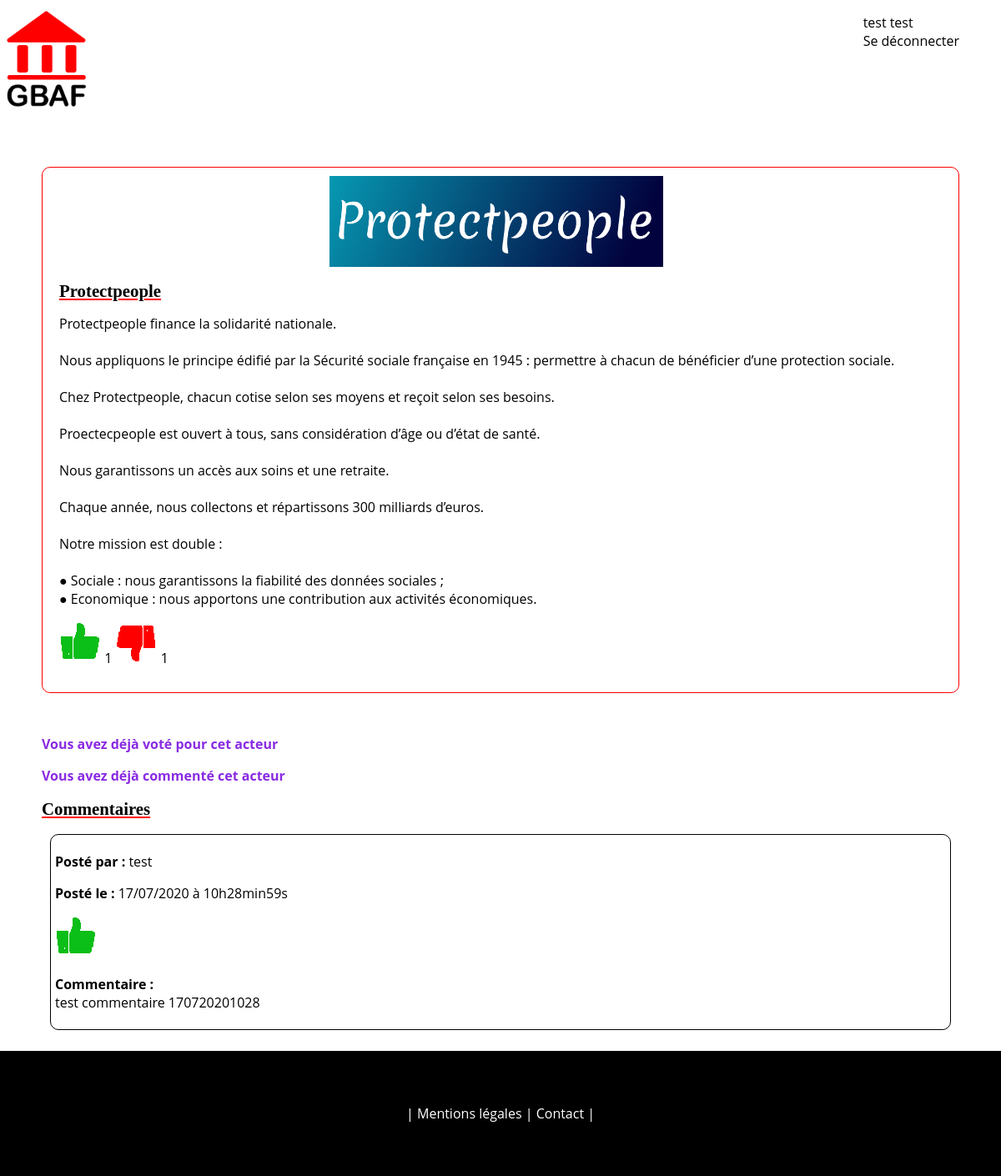
The page /actor.php?id_actor=2 (signed in) on the database as committed earlier.
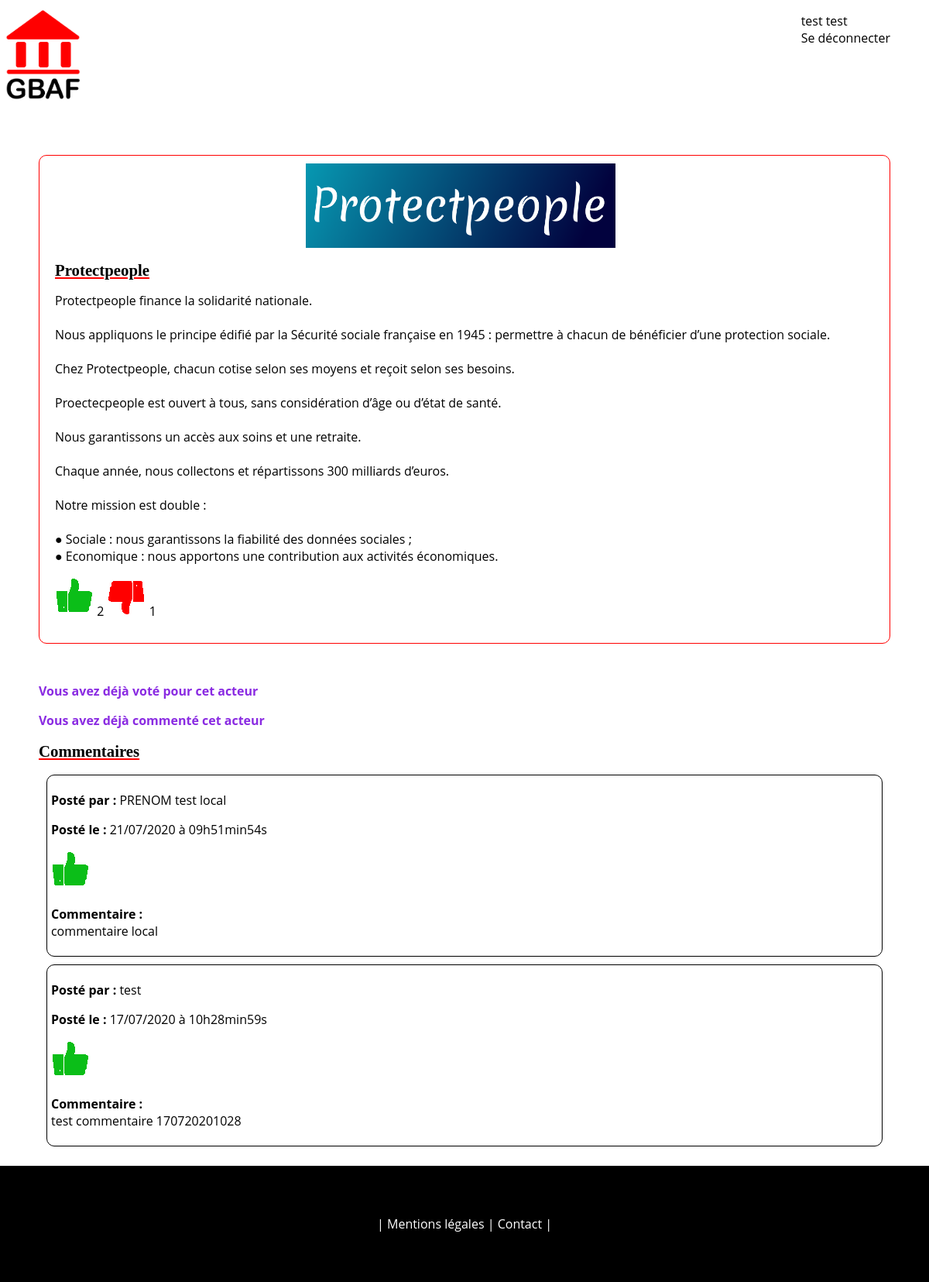
The same page on the database as committed later.
### tables this page shows
CREATE TABLE `actor` (
  `id` int(11) NOT NULL,
  `name` varchar(45) NOT NULL,
  `description` text NOT NULL,
  `filename` varchar(45) NOT NULL
);

CREATE TABLE `comment` (
  `id` int(11) NOT NULL,
  `comment` mediumtext NOT NULL,
  `created_at` datetime NOT NULL,
  `actor_id` int(11) NOT NULL,
  `user_id` int(11) NOT NULL
);

CREATE TABLE `user` (
  `id` int(11) NOT NULL,
  `lastname` varchar(45) NOT NULL,
  `firstname` varchar(45) NOT NULL,
  `username` varchar(45) NOT NULL,
  `password` varchar(70) NOT NULL,
  `question` varchar(255) NOT NULL,
  `answer` varchar(45) NOT NULL
);

### actor.php (called while the page is built, shortened)
<?php
require('db/connection.php');
require('functions/functionsql.php');
include('includes/actor_presentation.php');

### functions/functionsql.php (called while the page is built, shortened)
<?php
function getActor($idActor)
{
    require('db/connection.php');
    $actorInfo = $db->prepare('SELECT * FROM actor WHERE id = ?');
    $actorInfo->execute(array($idActor));
    $actor = $actorInfo->fetch();
    return $actor;
}
function getComment($id_actor)
{
    require('db/connection.php');
    $listComment = $db->prepare('SELECT comment.comment, DATE_FORMAT(created_at, \'%d/%m/%Y à %Hh%imin%ss\') AS created_at_fr, user.firstname, user.id FROM comment
        LEFT JOIN user ON comment.user_id = user.id
        WHERE comment.actor_id = ? ORDER BY comment.created_at DESC');
    $listComment->execute(array($id_actor));
    return $listComment;
}
function getVoteByActor($îd_actor)
{
    require('db/connection.php');
    $listVotes = $db->prepare('SELECT * FROM vote WHERE actor_id= ?');
    $listVotes->execute(array($îd_actor));
    return $listVotes;
}
function getLikeByActor($id_actor)
{
    require('db/connection.php');
    $req = $db->prepare('SELECT COUNT(vote.vote) AS nb_vote FROM vote WHERE actor_id = ? AND vote = 1');
    $req->execute(array($id_actor));
    $like = $req->fetch();
    return $like;
}
function getDislikeByActor($id_actor)
{
    require('db/connection.php');
    $req = $db->prepare('SELECT COUNT(vote.vote) AS nb_vote FROM vote WHERE actor_id = ? AND vote = 0');
    $req->execute(array($id_actor));
    $dislike = $req->fetch();
    return $dislike;
}

### includes/actor_presentation.php (the view, shortened to what this page needs)
<?php
$user = getUser($_SESSION['username']);
$commentExist = getCommentExist($_GET['id_actor'],$user['id']);
$voteExist = getVoteExist($_GET['id_actor'],$user['id']);
$actor = getActor($_GET['id_actor']);
$like = getLikeByActor($_GET['id_actor']);
$dislike = getDislikeByActor($_GET['id_actor']);
$listComment = getComment($_GET['id_actor']);
$comments = $listComment->fetchAll();
$listVotes = getVoteByActor($_GET['id_actor']);
$votes = $listVotes->fetchAll();
$votesByActor = [];
foreach ($votes as $vote) {
    $votesByActor += array($vote['user_id'] => $vote['vote']);
}
?>
<?php include("includes/header.php"); ?>
    <body>
        <main>
            <section id="presentation_acteur">
                <div class="logo_page_acteur">
                    <img src="<?= 'img' . DIRECTORY_SEPARATOR . $actor['filename']; ?>" alt="logo de l'acteur"/>
                </div>
                <div class="description_page_acteur">
                    <h2><?= $actor['name']; ?></h2>
                    <p><?= $actor['description']; ?></p>
                </div>
                <div class="like">
                    <img src="img/like.png" alt="like" />  <?= $like['nb_vote']; ?></span>
                    <img src="img/dislike.png" alt="dislike" /> <?= $dislike['nb_vote']; ?></span>
                </div>
            </section>
            <section id="sectionComment">
                <?php if (empty($voteExist)) { ?>
                    <div class="buttonLike">
                        <form method="post">
                            <input type="hidden" name="actor_post" value="vote" />
                            <input type="hidden" name="idActor" value="<?= $_GET['id_actor'] ?>" />
                            <button type="submit" name="up"><img src="img/like.png" alt="like" /> </button>
                            <button type="submit" name="down"><img src="img/dislike.png" alt="dislike" /></button>
                        </form>
                    </div>
                <?php } else { ?>
                    <div class="newComment">
                        <p><strong> Vous avez déjà voté pour cet acteur </strong></p>
                    </div>
                <?php }
                if (empty($commentExist)) { ?>
                    <div class="newComment">
                        <h3>Mon commentaire</h3>
                        <div class="form_newComment">
                            <div>
                                <form method="post">
                                    <input type="hidden" name="actor_post" value="comment" />
                                    <input type="hidden" name="idActor" value="<?= $_GET['id_actor'] ?>" />
                                    <p><textarea name="comment" rows="4" cols="100" placeholder="Votre commentaire"><?= isset($comment) ? $comment : '' ?></textarea></p>
                                    <p class="error"><?= isset($errorComment) ? $errorComment : '' ?></p>
                                    <input type="submit" value="Envoyer" />
                                </form>
                            </div>
                        </div>
                    </div>
                <?php } else { ?>
                    <div class="newComment">
                        <p><strong> Vous avez déjà commenté cet acteur </strong></p>
                    </div>
                <?php }?>
                <div>
                    <h2>Commentaires</h2>
                    <?php foreach ($comments AS $comment) : ?>
                    <div class="commentaires">
                        <div class="head_comment">
                            <div>
                                <p class="firstname"><strong>Posté par : </strong><?= $comment['firstname'] ?></p>
                                <p class="created_at"><strong>Posté le : </strong><?= $comment['created_at_fr'] ?></p>
                            </div>
                            <?php if ($votesByActor[$comment['id']] === '1') : ?>
                                <p><img src="img/like.png" alt="like" /> </p>
                            <?php elseif ($votesByActor[$comment['id']] === '0') : ?>
                                <p><img src="img/dislike.png" alt="dislike" /></p>
                            <?php endif; ?>
                        </div>
                        <p class="comment"><strong>Commentaire :</strong> </br><?= $comment['comment']; ?></p>
                    </div>
                <?php endforeach; ?>
                </div>
            </section>
        </main>
    <?php include("includes/footer.php"); ?>

### includes/header.php (shortened to what this page needs)
<!DOCTYPE html>
<html lang="fr" dir="ltr">
<header>
    <head>
        <link rel="stylesheet" href="style.css"/>
    </head>
    <a href="index.php"><img id="logo" src="img/logo_gbaf.png" alt="logo de GBAF"/></a>
    <div id="user">
        <p><a href="account.php"><?= $_SESSION['firstname']; ?> <?= $_SESSION['lastname']; ?></a><br/><a href="logout.php">Se déconnecter</a></p>
    </div>
</header>

### includes/footer.php
<footer>
    <p> | <a href="#">Mentions légales</a> | <a href="#"> Contact</a> | </p>
</footer>
</body>
</html>

### style.css (style rules this page uses)
header { height: 150px; display: flex; justify-content: space-between; align-items: flex-start; }
header #logo { display: block; height: 140px; }
#user { margin: 0 10px; font-weight: 400; display: flex; align-items: center; margin-right: 50px; }
#user a { margin-left: 10px; text-decoration: none; color: black; }
body { font-family: 'Open Sans', sans-serif; padding: 0; margin: 0; }
main { height: 100%; width: 100%; padding-bottom: 15px; margin: 0; }
section { margin: 50px 50px 10px 50px; }
h1, h2, h3 { font-family: 'Martel', serif; text-decoration: underline; text-decoration-color: red; }
h2 { font-size: 1.3em; }
#presentation_acteur { padding: 10px 30px 30px 20px; background-color: solid white; border: solid 1px red; border-radius: 10px; }
.logo_page_acteur { display: flex; justify-content: center; }
.logo_page_acteur img { width: 60%; max-width: 400px; }
.description_page_acteur h2 { margin-bottom: 0; }
.commentaires { border: 1px solid black; padding :5px; margin : 10px; border-radius: 10px; }
.newComment p { color: blueviolet; }
footer { height: 150px; display: flex; justify-content: center; align-items: center; background-color: black; }
footer p, footer a { color: white; text-decoration: none; }

Rows that differ between the two databases and show on the page:
added comment: user.firstname "PRENOM test local", created_at_fr "21/07/2020 à 09h51min54s", comment "commentaire local"
Other text that changed with them:
$like['nb_vote']: "1" → "2"
